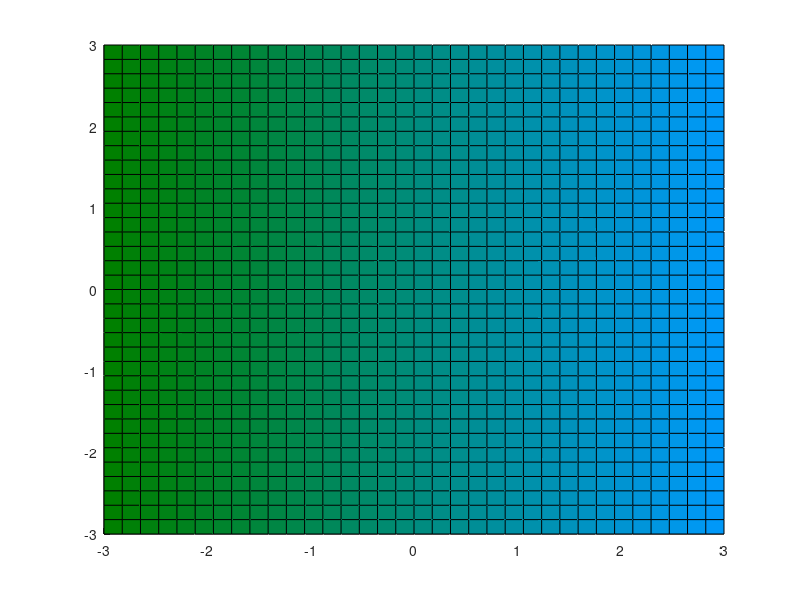

Source code (MATLAB): (Note: this script raises an error after producing the figure.)
%=============================================================================
% Copyright (c) 2017 Allan CORNET (Nelson)
%=============================================================================
% This file is part of Nelson.
%=============================================================================
% LICENCE_BLOCK_BEGIN
% SPDX-License-Identifier: LGPL-3.0-or-later
% LICENCE_BLOCK_END
%=============================================================================
% <-- Issue URL -->
% https://github.com/nelson-lang/nelson/issues/1080
% <-- Short Description -->
% LineStyle, LineWidth properties were not implemented for surface object.
%=============================================================================
% <--ADV-CLI MODE-->
%=============================================================================
f = figure();
[X, Y, Z] = peaks(35);
C(:, :, 1) = zeros(35);
C(:, :, 2) = ones(35) .* linspace(0.5, 0.6, 35);
C(:, :, 3) = ones(35) .* linspace(0, 1, 35);
S = surf(X, Y, Z, C);
view(2);
S.LineStyle = 'none';
%=============================================================================
f = figure();
[X, Y, Z] = peaks(35);
C(:, :, 1) = zeros(35);
C(:, :, 2) = ones(35) .* linspace(0.5, 0.6, 35);
C(:, :, 3) = ones(35) .* linspace(0, 1, 35);
S = surf(X, Y, Z, C);
view(2);
S.LineStyle = ':';
S.LineWidth = 2;
%=============================================================================
